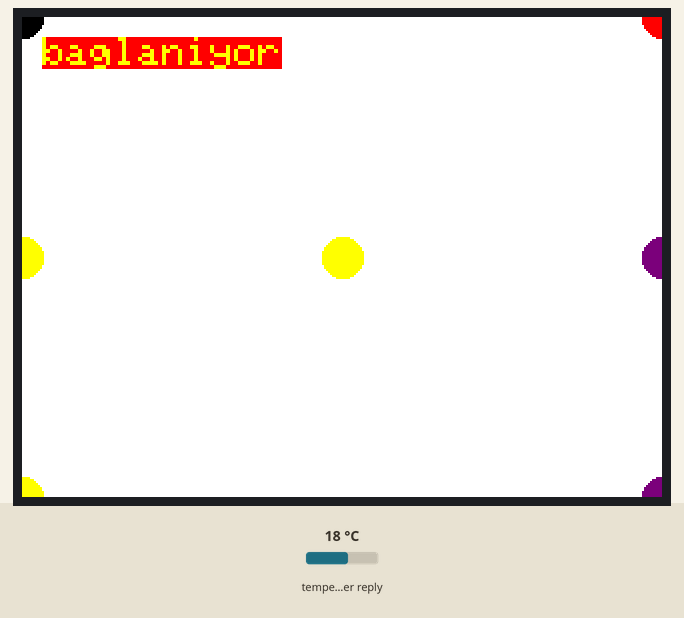
Bench run of a sketch on a simulated ESP8266 (Wemos D1 mini). Shown: 320×240 colour display. Inputs (shaded band) come from the test bench; at power-on: temperature in the weather reply 18 °C. WiFi joins after 1.5 s; servers stay silent unless stated; network time is answered at once with the bench clock; the local clock reads 2024-03-15 10:24:30 at power-on unless the sketch sets it; web services answer with replies made up by the test bench; what the sketch prints to the serial monitor is not drawn.

Above: at 0.3 s.
At 2.3 s:
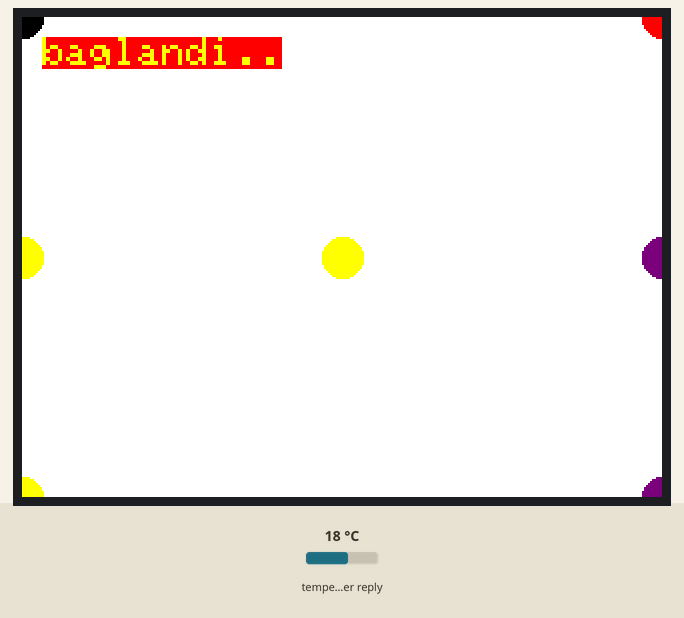
At 5.0 s:
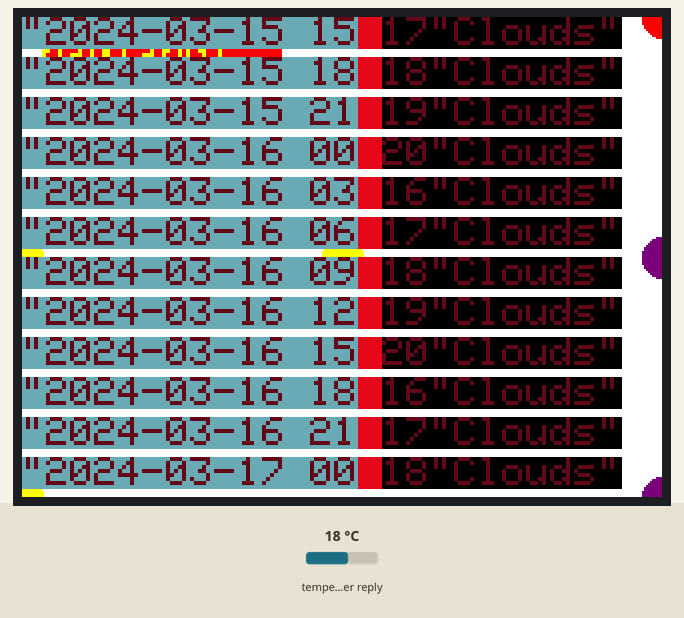

Measured:
- what the display in image 1 shows lasts 2.8 s, from 2.2 s to 5.0 s

The sketch:

2019-12-10-1210_esp8266_webclient_http_request_weather_json.ino
```cpp
#include <SPI.h>
#include <Adafruit_GFX.h>
#include <Adafruit_ILI9341.h>
#include <ESP8266WiFi.h>
#include <WiFiClient.h>
#include <ESP8266HTTPClient.h>
#include <ArduinoJson.h>
#include <TimeLib.h>
#include <NTPClient.h>
#include <WiFiUdp.h>

#define TFT_CS D0  //for D1 mini or TFT I2C Connector Shield (V1.1.0 or later)
#define TFT_DC D8  //for D1 mini or TFT I2C Connector Shield (V1.1.0 or later)
#define TFT_RST -1 //for D1 mini or TFT I2C Connector Shield (V1.1.0 or later)
#define TS_CS D3   //for D1 mini or TFT I2C Connector Shield (V1.1.0 or later)

Adafruit_ILI9341 tft = Adafruit_ILI9341(TFT_CS, TFT_DC, TFT_RST);
////////////////////////////////////////
int n=0;
String a;
String b;
String c;
String d;
String f;
#define LINECOLOR1 0xEBD5
#define mavi1 0x21CE
#define mavi2 0x2AB6
#define mavi3 0x3319
#define mavi4 0x43DF
#define sari1 0xDF88
int renk;
int sicaklik;
int i = 0;
///////////////////////////////
const char* ssid = "GM 9 Pro";
const char* password = "asdf12345678";
DynamicJsonDocument doc(16000);
String payload;
/////////////////////////////////////////
time_t t1=0;
time_t t2=0;
time_t t3=0;
char *ay[]={"","Ocak","Subat","Mart","Nisan","Mayis","Haziran","Temmuz","Agustos","Eylul","Ekim","Kasim","Aralik"};
char* gun[]={"","Pzar","Pzrt","Sali","Crsm","Prsm","Cuma","Cmrt"};
//char* gun[]={"","Pazar","Pazartesi","Sali","Carsamba","Persembe","Cuma","Cumartesi"};
WiFiUDP ntpUDP;
NTPClient timeClient(ntpUDP);
void setup()
{
  Serial.begin(115200);
  timeClient.begin();
  Serial.println("ILI9341 Test!");
  tft.begin();
  tft.setRotation(1);
  tft.setTextColor(ILI9341_YELLOW, ILI9341_RED); tft.setTextSize(2);
  tft.fillRect(0,0, 320,120, ILI9341_WHITE);
  tft.fillRect(0,120,320,240, ILI9341_WHITE);
  tft.fillCircle(0,0,10,ILI9341_BLACK);tft.fillCircle(320,0,10,ILI9341_RED);
  tft.fillCircle(0,240,10,ILI9341_YELLOW);tft.fillCircle(320,240,10,ILI9341_PURPLE);
  tft.fillCircle(0,120,10,ILI9341_YELLOW);tft.fillCircle(320,120,10,ILI9341_PURPLE);
  tft.fillCircle(160,120,10,ILI9341_YELLOW);
WiFi.begin(ssid, password);
while (WiFi.status() != WL_CONNECTED) {
Serial.print("Connecting..");
tft.setCursor(10, 10);tft.print("baglaniyor");
delay(1000);
}
tft.setCursor(10, 10);tft.println("baglandi..");
delay(1000);

}

int datazaman(int i){//yeni bilgi int tipi fonksiyon da return asagidaki gibi olabiliyor
  char zamantext[15];
  serializeJson(doc["list"][i]["dt_txt"], zamantext);
  tft.setTextColor(0x6043,0x6d56);
  return tft.print(zamantext);
 }
int datasicaklik(int i){//yeni bilgi int tipi fonksiyon da return asagidaki gibi olabiliyor
  String b="";
  String c="";
  String d="";
  serializeJson(doc["list"][i]["main"]["temp"], b);
  serializeJson(doc["list"][i]["weather"][0]["main"], c);
  int sicaklik=b.toInt();
  int renkq;
  if (   8>sicaklik && 0 <sicaklik){renkq=0xdec3;Serial.println("a1");}
  if (   0>=sicaklik && -2 <sicaklik){renkq=0x6c56;Serial.println("a2");}
  if (  -2>=sicaklik && -4 <sicaklik){renkq=0x6cf6;Serial.println("a3");}
  if (  -4>=sicaklik && -6 <sicaklik){renkq=0x6d56;Serial.println("a4");}
  tft.setTextColor(0x6043,renkq);
  d= String(sicaklik)+c;
  return tft.print(d);
 }
//yenibilgi https://chrishewett.com/blog/true-rgb565-colour-picker/

void loop()
{
if ((WiFi.status() == WL_CONNECTED)&& n==0) { //Check WiFi connection status

HTTPClient http;  //Declare an object of class HTTPClient

http.begin("http://api.openweathermap.org/data/2.5/forecast?lat=39.966477&lon=32.879326&APPID=3d183cadc635fb5328f1eb40606ae0df&units=metric");  //Specify request destination
int httpCode = http.GET();                                                                  //Send the request

if (httpCode > 0) { //Check the returning code

String aa = http.getString();   //Get the request response payload
timeClient.update();
Serial.println(" ");
Serial.println(aa);
Serial.println("*********************************");
deserializeJson(doc,aa);//Print the response payload

serializeJson(doc["list"][20]["dt"], a);
serializeJson(doc["list"][0]["main"]["temp"], b);

Serial.print("a=>");Serial.println(a);
//Serial.print("b=>");Serial.println(b);


timeClient.setTimeOffset(3600+3600+3600);
t2 = timeClient.getEpochTime();
setTime(t2);
t3=now();

}

http.end();   //Close connection
n=n+1;
}


tft.setTextSize(2);//yenibilgi https://forum.arduino.cc/index.php?topic=364055.0
//tft.setCursor(10,10);if (hour(t1) < 10)tft.print("0");tft.print(hour(t1));tft.print(":00,");tft.print(gun[weekday(t1)]);tft.print(": ");tft.setTextSize(4);if (sicaklik >= 0)tft.print("+");tft.print(sicaklik);tft.print(" C");tft.print(char(167));tft.print(" ");
tft.setCursor(0,0);datazaman(1);tft.setTextColor(0x6043,0xe043);tft.print(" ");datasicaklik(1);
tft.setCursor(0,20);datazaman(2);tft.setTextColor(0x6043,0xe043);tft.print(" ");datasicaklik(2);
tft.setCursor(0,40);datazaman(3);tft.setTextColor(0x6043,0xe043);tft.print(" ");datasicaklik(3);
tft.setCursor(0,60);datazaman(4);tft.setTextColor(0x6043,0xe043);tft.print(" ");datasicaklik(4);
tft.setCursor(0,80);datazaman(5);tft.setTextColor(0x6043,0xe043);tft.print(" ");datasicaklik(5);
tft.setCursor(0,100);datazaman(6);tft.setTextColor(0x6043,0xe043);tft.print(" ");datasicaklik(6);
tft.setCursor(0,120);datazaman(7);tft.setTextColor(0x6043,0xe043);tft.print(" ");datasicaklik(7);
tft.setCursor(0,140);datazaman(8);tft.setTextColor(0x6043,0xe043);tft.print(" ");datasicaklik(8);
tft.setCursor(0,160);datazaman(9);tft.setTextColor(0x6043,0xe043);tft.print(" ");datasicaklik(9);
tft.setCursor(0,180);datazaman(10);tft.setTextColor(0x6043,0xe043);tft.print(" ");datasicaklik(10);
tft.setCursor(0,200);datazaman(11);tft.setTextColor(0x6043,0xe043);tft.print(" ");datasicaklik(11);
tft.setCursor(0,220);datazaman(12);tft.setTextColor(0x6043,0xe043);tft.print(" ");datasicaklik(12);

//tft.setCursor(10,10);tft.print("");tft.print(gun[weekday(t1)]);tft.print("    ");
//tft.setCursor(180,10);if (hour(t1) < 10)tft.print("0");tft.print(hour(t1));tft.print(":00");

//tft.fillRect(0,110, 320,130, sari1);
//t2=now();
//tft.setTextColor(ILI9341_BLACK, ILI9341_GREEN); tft.setTextSize(6);
//tft.setCursor(10,140);if (hour(t2) < 10)tft.print("0");tft.print(hour(t2));tft.print(":");if (minute(t2) < 10)tft.print("0");tft.print(minute(t2));tft.print(":");if (second(t2) < 10)tft.print("0");tft.print(second(t2));

}
```
